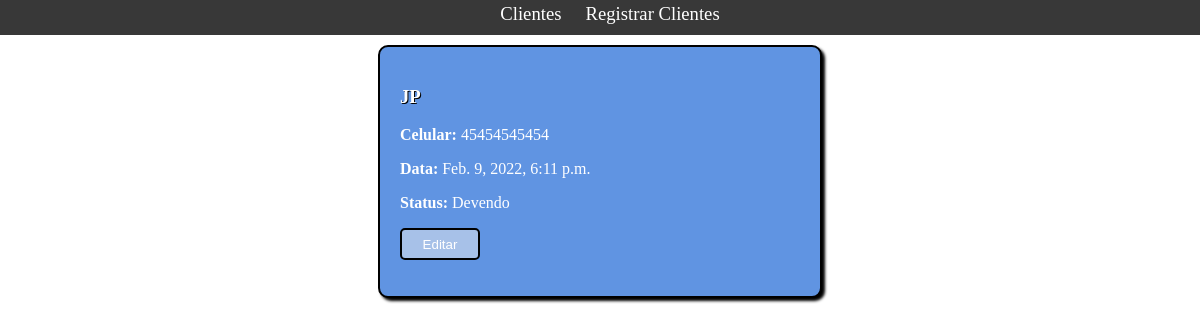
/cliente/22, run on the app's committed database.
### main/models.py (models this page shows, shortened)
class Cliente(models.Model):
    STATUS = [
        ('Pago','Pago'),
        ('Devendo','Devendo'),
    ]
    nome = models.CharField(max_length=50)
    celular = models.CharField(max_length=50)
    data = models.DateTimeField(auto_now_add=True)
    estado = models.CharField(
        max_length=7,
        choices=STATUS,
        )

### main/views.py (the view)
# urls.py: path('cliente/<int:id>',views.ClientesView, name = 'ClientesView'),
def ClientesView(request,id):
    cliente = get_object_or_404(Cliente, pk=id)
    return render(request,'main/cliview.html',{'cliente':cliente})

### main/templates/main/cliview.html (shortened to what this page needs)
{% extends 'base.html' %}
{% block content %}
    <h3>{{cliente.nome}}</h3>
    <div class="cliente-info">
        <span> <b>Celular:</b>  {{cliente.celular}}</span>
        <span> <b>Data:</b> {{cliente.data}}</span>
        <span> <b>Status:</b> {{cliente.estado}}</span>
        <span><a href="/edit/{{cliente.id}}"><button value="Editar" class="botao">Editar</button></a></span>
    </div>
{% endblock %}

### main/static/css/style.css (style rules this page uses)
body { display: flex; justify-content: center; flex-direction: column; padding: 0; margin: 0; }
.cliente-info { display: flex; flex-direction: column; }
.cliente-info span { margin-bottom: 1rem; }
.botao { color: white; background-color: #A7C1E8; border: 2px solid black; border-radius: 5px; width: 5rem; height: 2rem; margin: auto; text-align: center; }
a { color: white; text-decoration: none; font-size: 14pt; }
span { color: white; text-decoration: none; }
h3 { color: white; text-shadow: 1px 1px black; }

### data on the page
Cliente: nome "JP", celular "45454545454", data "Feb. 9, 2022, 6:11 p.m.", estado "Devendo"
